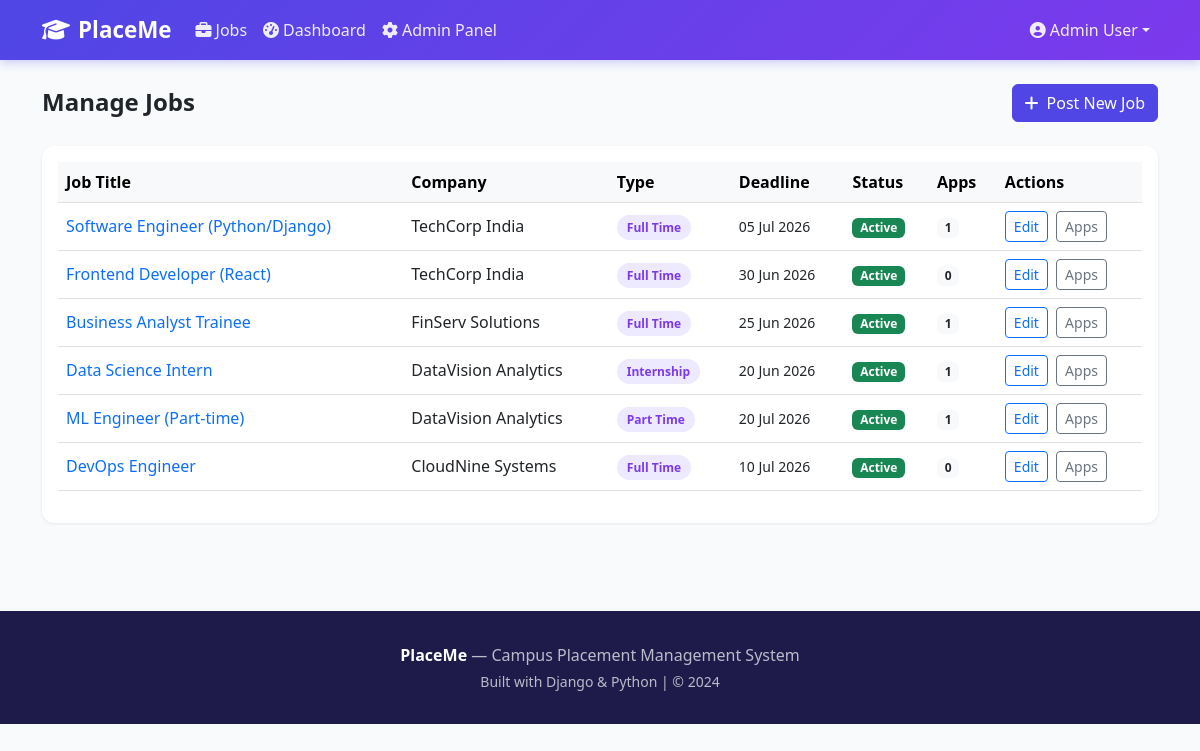
/admin-panel/jobs/ (signed in), run on the app's committed database.
### jobs/models.py (models this page shows, shortened)
class Job(models.Model):
    JOB_TYPE_CHOICES = [
        ('full_time', 'Full Time'),
        ('part_time', 'Part Time'),
        ('internship', 'Internship'),
        ('contract', 'Contract'),
    ]
    STATUS_CHOICES = [
        ('active', 'Active'),
        ('closed', 'Closed'),
        ('draft', 'Draft'),
    ]
    company = models.ForeignKey(Company, on_delete=models.CASCADE, related_name='jobs')
    title = models.CharField(max_length=200)
    description = models.TextField()
    requirements = models.TextField()
    job_type = models.CharField(max_length=20, choices=JOB_TYPE_CHOICES, default='full_time')
    location = models.CharField(max_length=200)
    salary_min = models.DecimalField(max_digits=10, decimal_places=2, null=True, blank=True)
    salary_max = models.DecimalField(max_digits=10, decimal_places=2, null=True, blank=True)
    experience_years = models.PositiveIntegerField(default=0)
    skills_required = models.TextField(help_text='Comma separated skills')
    deadline = models.DateField()
    status = models.CharField(max_length=20, choices=STATUS_CHOICES, default='active')
    posted_by = models.ForeignKey(User, on_delete=models.SET_NULL, null=True)
    created_at = models.DateTimeField(auto_now_add=True)
    updated_at = models.DateTimeField(auto_now=True)
    class Meta:
        ordering = ['-created_at']

class Company(models.Model):
    name = models.CharField(max_length=200)
    description = models.TextField(blank=True)
    website = models.URLField(blank=True)
    location = models.CharField(max_length=200)
    industry = models.CharField(max_length=100)
    logo = models.ImageField(upload_to='company_logos/', blank=True, null=True)
    created_at = models.DateTimeField(auto_now_add=True)
    class Meta:
        verbose_name_plural = 'Companies'
        ordering = ['name']

### jobs/views.py (the view)
# urls.py: path('admin-panel/jobs/', views.manage_jobs, name='manage_jobs'),
@login_required
def manage_jobs(request):
    if not request.user.is_staff:
        return HttpResponseForbidden()
    jobs = Job.objects.select_related('company').annotate(app_count=Count('applications'))
    return render(request, 'admin/manage_jobs.html', {'jobs': jobs})

### templates/admin/manage_jobs.html (shortened to what this page needs)
{% extends 'base.html' %}
{% block content %}
<div class="container py-4">
  <div class="d-flex justify-content-between align-items-center mb-4">
    <h4 class="fw-bold mb-0">Manage Jobs</h4>
    <a href="{% url 'add_job' %}" class="btn btn-primary"><i class="fas fa-plus me-2"></i>Post New Job</a>
  </div>
  <div class="card p-3">
    <div class="table-responsive">
      <table class="table table-hover align-middle">
        <thead class="table-light"><tr><th>Job Title</th><th>Company</th><th>Type</th><th>Deadline</th><th>Status</th><th>Apps</th><th>Actions</th></tr></thead>
        <tbody>
        {% for job in jobs %}
        <tr>
          <td><a href="{% url 'job_detail' job.pk %}" class="fw-500 text-decoration-none">{{ job.title }}</a></td>
          <td>{{ job.company.name }}</td>
          <td><span class="badge-job">{{ job.get_job_type_display }}</span></td>
          <td><small>{{ job.deadline|date:"d M Y" }}</small></td>
          <td><span class="badge {% if job.status == 'active' %}bg-success{% elif job.status == 'closed' %}bg-secondary{% else %}bg-warning text-dark{% endif %}">{{ job.get_status_display }}</span></td>
          <td><a href="{% url 'manage_applications' %}?job={{ job.pk }}" class="badge bg-light text-dark text-decoration-none">{{ job.app_count }}</a></td>
          <td>
            <a href="{% url 'edit_job' job.pk %}" class="btn btn-sm btn-outline-primary me-1">Edit</a>
            <a href="{% url 'manage_applications' job.pk %}" class="btn btn-sm btn-outline-secondary">Apps</a>
          </td>
        </tr>
        {% endfor %}
        </tbody>
      </table>
    </div>
  </div>
</div>
{% endblock %}

### templates/base.html (shortened to what this page needs)
<!DOCTYPE html>
<html lang="en">
<head>
<link href="https://cdnjs.cloudflare.com/ajax/libs/bootstrap/5.3.0/css/bootstrap.min.css" rel="stylesheet">
<link href="https://cdnjs.cloudflare.com/ajax/libs/font-awesome/6.4.0/css/all.min.css" rel="stylesheet">
</head>
<body>
<nav class="navbar navbar-expand-lg">
  <div class="container">
    <a class="navbar-brand" href="{% url 'home' %}"><i class="fas fa-graduation-cap me-2"></i>PlaceMe</a>
    <div class="collapse navbar-collapse" id="nav">
      <ul class="navbar-nav me-auto">
        <li class="nav-item"><a class="nav-link" href="{% url 'job_list' %}"><i class="fas fa-briefcase me-1"></i>Jobs</a></li>
        {% if user.is_authenticated %}
        <li class="nav-item"><a class="nav-link" href="{% url 'dashboard' %}"><i class="fas fa-tachometer-alt me-1"></i>Dashboard</a></li>
        {% if user.is_staff %}
        <li class="nav-item"><a class="nav-link" href="{% url 'admin_dashboard' %}"><i class="fas fa-cog me-1"></i>Admin Panel</a></li>
        {% endif %}
        {% endif %}
      </ul>
      <ul class="navbar-nav">
        {% if user.is_authenticated %}
        <li class="nav-item dropdown">
          <a class="nav-link dropdown-toggle" href="#" data-bs-toggle="dropdown">
            <i class="fas fa-user-circle me-1"></i>{{ user.get_full_name|default:user.username }}</a>
        </li>
        {% else %}
        <li class="nav-item"><a class="nav-link" href="{% url 'login' %}">Login</a></li>
        <li class="nav-item"><a class="btn btn-light btn-sm ms-2 fw-600" href="{% url 'register' %}">Register</a></li>
        {% endif %}
      </ul>
    </div>
  </div>
</nav>
{% block content %}{% endblock %}
<footer>
  <div class="container text-center">
    <p class="mb-1"><strong class="text-white">PlaceMe</strong> — Campus Placement Management System</p>
    <p class="small mb-0">Built with Django &amp; Python | © 2024</p>
  </div>
</footer>
</body>
</html>

### templates/base.html (style rules this page uses)
:root { --primary: #4f46e5; --secondary: #7c3aed; }
body { font-family: 'Segoe UI', sans-serif; background: #f8fafc; }
.navbar { background: linear-gradient(135deg, #4f46e5, #7c3aed) !important; box-shadow: 0 2px 10px rgba(79,70,229,.3); }
.navbar-brand { font-weight: 700; font-size: 1.4rem; color: #fff !important; }
.nav-link { color: rgba(255,255,255,.9) !important; font-weight: 500; }
.btn-primary { background: var(--primary); border-color: var(--primary); }
.card { border: none; border-radius: 12px; box-shadow: 0 1px 3px rgba(0,0,0,.08); }
.badge-job { background: #ede9fe; color: #7c3aed; font-weight: 600; font-size: .75rem; padding: 4px 10px; border-radius: 20px; }
footer { background: #1e1b4b; color: rgba(255,255,255,.7); padding: 2rem 0; margin-top: 4rem; }

### data on the page
Job: title "Software Engineer (Python/Django)", company.name "TechCorp India", job_type "Full Time", deadline "05 Jul 2026", status "Active", app_count "1"
Job: title "Frontend Developer (React)", company.name "TechCorp India", job_type "Full Time", deadline "30 Jun 2026", status "Active", app_count "0"
Job: title "Business Analyst Trainee", company.name "FinServ Solutions", job_type "Full Time", deadline "25 Jun 2026", status "Active", app_count "1"
Job: title "Data Science Intern", company.name "DataVision Analytics", job_type "Internship", deadline "20 Jun 2026", status "Active", app_count "1"
Job: title "ML Engineer (Part-time)", company.name "DataVision Analytics", job_type "Part Time", deadline "20 Jul 2026", status "Active", app_count "1"
Job: title "DevOps Engineer", company.name "CloudNine Systems", job_type "Full Time", deadline "10 Jul 2026", status "Active", app_count "0"

### other printed values
{{ user.get_full_name|default:user.username }} "Admin User"
